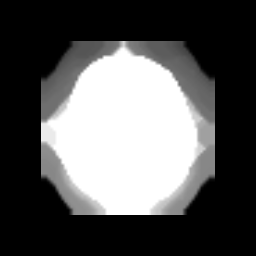

Write Python code to recreate this figure.
#!/usr/bin/env python

# Continuous morphological close (dilate then erode) on a 2D medical image.

# Factory overrides
import vtkmodules.vtkInteractionStyle  # noqa: F401
import vtkmodules.vtkRenderingFreeType  # noqa: F401
import vtkmodules.vtkRenderingOpenGL2  # noqa: F401

import os

from vtkmodules.vtkIOImage import vtkImageReader
from vtkmodules.vtkImagingMorphological import (
    vtkImageContinuousDilate3D,
    vtkImageContinuousErode3D,
)
from vtkmodules.vtkRenderingCore import (
    vtkImageActor,
    vtkRenderWindow,
    vtkRenderWindowInteractor,
    vtkRenderer,
)

# Image pipeline
reader = vtkImageReader()
reader.SetDataByteOrderToLittleEndian()
reader.SetDataExtent(0, 63, 0, 63, 1, 93)
data_dir = os.environ.get("VPE_DATA_DIR", os.path.dirname(os.path.abspath(__file__)))

reader.SetFilePrefix(os.path.join(data_dir, "headsq", "quarter"))
reader.SetDataMask(0x7fff)

# Dilate
dilate = vtkImageContinuousDilate3D()
dilate.SetInputConnection(reader.GetOutputPort())
dilate.SetKernelSize(11, 11, 1)

# Erode
erode = vtkImageContinuousErode3D()
erode.SetInputConnection(dilate.GetOutputPort())
erode.SetKernelSize(11, 11, 1)
erode.Update()

# Display with vtkImageActor
image_actor = vtkImageActor()
image_actor.GetMapper().SetInputConnection(erode.GetOutputPort())

# Renderer
renderer = vtkRenderer()
renderer.AddActor(image_actor)

# Window
render_window = vtkRenderWindow()
render_window.AddRenderer(renderer)
render_window.SetSize(256, 256)
render_window.SetWindowName("continuous close2d")

# Scene
renderer.ResetCamera()

# Interactor
interactor = vtkRenderWindowInteractor()
interactor.SetRenderWindow(render_window)

interactor.Initialize()
interactor.Start()
